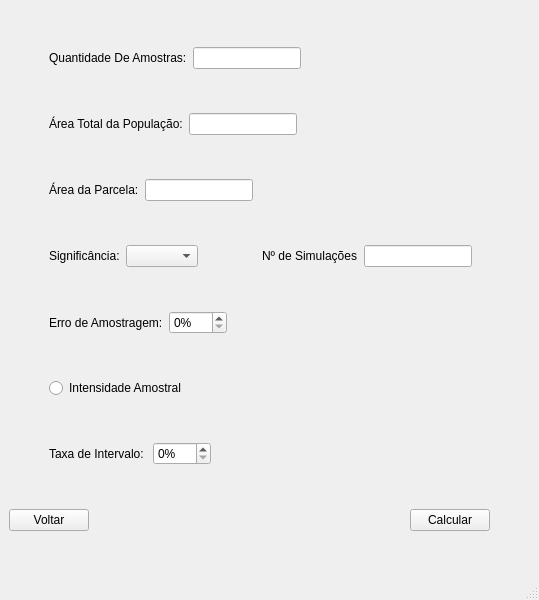
<?xml version="1.0" encoding="UTF-8"?>
<ui version="4.0">
 <class>ViewConfiguracao</class>
 <widget class="QMainWindow" name="ViewConfiguracao">
  <property name="geometry">
   <rect>
    <x>0</x>
    <y>0</y>
    <width>539</width>
    <height>600</height>
   </rect>
  </property>
  <property name="windowTitle">
   <string>SysInventFlor</string>
  </property>
  <widget class="QWidget" name="centralwidget">
   <property name="enabled">
    <bool>true</bool>
   </property>
   <layout class="QGridLayout" name="gridLayout">
    <item row="3" column="0">
     <layout class="QHBoxLayout" name="horizontalLayout_5">
      <item>
       <spacer name="horizontalSpacer_9">
        <property name="orientation">
         <enum>Qt::Horizontal</enum>
        </property>
        <property name="sizeType">
         <enum>QSizePolicy::Minimum</enum>
        </property>
        <property name="sizeHint" stdset="0">
         <size>
          <width>40</width>
          <height>20</height>
         </size>
        </property>
       </spacer>
      </item>
      <item>
       <widget class="QLabel" name="label_4">
        <property name="text">
         <string>Área Total da População:</string>
        </property>
       </widget>
      </item>
      <item>
       <widget class="QLineEdit" name="tfAreaTotalPopulacao">
        <property name="sizePolicy">
         <sizepolicy hsizetype="Preferred" vsizetype="Fixed">
          <horstretch>0</horstretch>
          <verstretch>0</verstretch>
         </sizepolicy>
        </property>
        <property name="locale">
         <locale language="Portuguese" country="Brazil"/>
        </property>
        <property name="inputMethodHints">
         <set>Qt::ImhNone</set>
        </property>
       </widget>
      </item>
      <item>
       <spacer name="horizontalSpacer_6">
        <property name="orientation">
         <enum>Qt::Horizontal</enum>
        </property>
        <property name="sizeHint" stdset="0">
         <size>
          <width>40</width>
          <height>20</height>
         </size>
        </property>
       </spacer>
      </item>
     </layout>
    </item>
    <item row="7" column="0">
     <layout class="QHBoxLayout" name="horizontalLayout_2">
      <item>
       <spacer name="horizontalSpacer_10">
        <property name="orientation">
         <enum>Qt::Horizontal</enum>
        </property>
        <property name="sizeType">
         <enum>QSizePolicy::Minimum</enum>
        </property>
        <property name="sizeHint" stdset="0">
         <size>
          <width>40</width>
          <height>20</height>
         </size>
        </property>
       </spacer>
      </item>
      <item>
       <widget class="QLabel" name="label">
        <property name="text">
         <string>Erro de Amostragem:</string>
        </property>
       </widget>
      </item>
      <item>
       <widget class="QSpinBox" name="spbErroDeAmostragem">
        <property name="suffix">
         <string>%</string>
        </property>
        <property name="maximum">
         <number>100</number>
        </property>
       </widget>
      </item>
      <item>
       <spacer name="horizontalSpacer_4">
        <property name="orientation">
         <enum>Qt::Horizontal</enum>
        </property>
        <property name="sizeHint" stdset="0">
         <size>
          <width>40</width>
          <height>20</height>
         </size>
        </property>
       </spacer>
      </item>
     </layout>
    </item>
    <item row="8" column="0">
     <layout class="QHBoxLayout" name="horizontalLayout_7">
      <item>
       <spacer name="horizontalSpacer_12">
        <property name="orientation">
         <enum>Qt::Horizontal</enum>
        </property>
        <property name="sizeType">
         <enum>QSizePolicy::Preferred</enum>
        </property>
        <property name="sizeHint" stdset="0">
         <size>
          <width>40</width>
          <height>20</height>
         </size>
        </property>
       </spacer>
      </item>
      <item>
       <widget class="QRadioButton" name="rbIntensidadeAmostral">
        <property name="text">
         <string>Intensidade Amostral</string>
        </property>
       </widget>
      </item>
      <item>
       <spacer name="horizontalSpacer_13">
        <property name="orientation">
         <enum>Qt::Horizontal</enum>
        </property>
        <property name="sizeHint" stdset="0">
         <size>
          <width>40</width>
          <height>20</height>
         </size>
        </property>
       </spacer>
      </item>
     </layout>
    </item>
    <item row="9" column="0">
     <layout class="QHBoxLayout" name="horizontalLayout_8">
      <item>
       <spacer name="horizontalSpacer_14">
        <property name="orientation">
         <enum>Qt::Horizontal</enum>
        </property>
        <property name="sizeType">
         <enum>QSizePolicy::Preferred</enum>
        </property>
        <property name="sizeHint" stdset="0">
         <size>
          <width>40</width>
          <height>20</height>
         </size>
        </property>
       </spacer>
      </item>
      <item>
       <widget class="QLabel" name="label_6">
        <property name="text">
         <string>Taxa de Intervalo: </string>
        </property>
       </widget>
      </item>
      <item>
       <widget class="QSpinBox" name="spbTaxaIntervalo">
        <property name="suffix">
         <string>%</string>
        </property>
        <property name="maximum">
         <number>100</number>
        </property>
       </widget>
      </item>
      <item>
       <spacer name="horizontalSpacer_16">
        <property name="orientation">
         <enum>Qt::Horizontal</enum>
        </property>
        <property name="sizeType">
         <enum>QSizePolicy::Expanding</enum>
        </property>
        <property name="sizeHint" stdset="0">
         <size>
          <width>40</width>
          <height>20</height>
         </size>
        </property>
       </spacer>
      </item>
     </layout>
    </item>
    <item row="1" column="0">
     <layout class="QHBoxLayout" name="horizontalLayout">
      <item>
       <spacer name="horizontalSpacer_18">
        <property name="orientation">
         <enum>Qt::Horizontal</enum>
        </property>
        <property name="sizeType">
         <enum>QSizePolicy::Preferred</enum>
        </property>
        <property name="sizeHint" stdset="0">
         <size>
          <width>40</width>
          <height>20</height>
         </size>
        </property>
       </spacer>
      </item>
      <item>
       <widget class="QLabel" name="label_7">
        <property name="text">
         <string>Quantidade De Amostras:</string>
        </property>
       </widget>
      </item>
      <item>
       <widget class="QLineEdit" name="tfAmostras">
        <property name="sizePolicy">
         <sizepolicy hsizetype="Preferred" vsizetype="Fixed">
          <horstretch>0</horstretch>
          <verstretch>0</verstretch>
         </sizepolicy>
        </property>
       </widget>
      </item>
      <item>
       <spacer name="horizontalSpacer_17">
        <property name="orientation">
         <enum>Qt::Horizontal</enum>
        </property>
        <property name="sizeType">
         <enum>QSizePolicy::Expanding</enum>
        </property>
        <property name="sizeHint" stdset="0">
         <size>
          <width>40</width>
          <height>20</height>
         </size>
        </property>
       </spacer>
      </item>
     </layout>
    </item>
    <item row="6" column="0">
     <layout class="QHBoxLayout" name="horizontalLayout_4">
      <item>
       <spacer name="horizontalSpacer_11">
        <property name="orientation">
         <enum>Qt::Horizontal</enum>
        </property>
        <property name="sizeType">
         <enum>QSizePolicy::Minimum</enum>
        </property>
        <property name="sizeHint" stdset="0">
         <size>
          <width>40</width>
          <height>20</height>
         </size>
        </property>
       </spacer>
      </item>
      <item>
       <widget class="QLabel" name="label_3">
        <property name="text">
         <string>Significância:</string>
        </property>
       </widget>
      </item>
      <item>
       <widget class="QComboBox" name="cbSignificancia">
        <property name="currentIndex">
         <number>-1</number>
        </property>
       </widget>
      </item>
      <item>
       <spacer name="horizontalSpacer_8">
        <property name="orientation">
         <enum>Qt::Horizontal</enum>
        </property>
        <property name="sizeHint" stdset="0">
         <size>
          <width>40</width>
          <height>20</height>
         </size>
        </property>
       </spacer>
      </item>
      <item>
       <widget class="QLabel" name="lblNSimulacoes">
        <property name="text">
         <string>Nº de Simulações</string>
        </property>
       </widget>
      </item>
      <item>
       <widget class="QLineEdit" name="tfNumeroSimulacoes"/>
      </item>
      <item>
       <spacer name="horizontalSpacer_3">
        <property name="orientation">
         <enum>Qt::Horizontal</enum>
        </property>
        <property name="sizeHint" stdset="0">
         <size>
          <width>40</width>
          <height>20</height>
         </size>
        </property>
       </spacer>
      </item>
     </layout>
    </item>
    <item row="10" column="0">
     <layout class="QHBoxLayout" name="horizontalLayout_6">
      <item>
       <widget class="QPushButton" name="btnVoltar">
        <property name="text">
         <string>Voltar</string>
        </property>
       </widget>
      </item>
      <item>
       <spacer name="horizontalSpacer">
        <property name="orientation">
         <enum>Qt::Horizontal</enum>
        </property>
        <property name="sizeHint" stdset="0">
         <size>
          <width>40</width>
          <height>20</height>
         </size>
        </property>
       </spacer>
      </item>
      <item>
       <widget class="QPushButton" name="btnCalcular">
        <property name="text">
         <string>Calcular</string>
        </property>
       </widget>
      </item>
      <item>
       <spacer name="horizontalSpacer_2">
        <property name="orientation">
         <enum>Qt::Horizontal</enum>
        </property>
        <property name="sizeType">
         <enum>QSizePolicy::Preferred</enum>
        </property>
        <property name="sizeHint" stdset="0">
         <size>
          <width>40</width>
          <height>20</height>
         </size>
        </property>
       </spacer>
      </item>
     </layout>
    </item>
    <item row="4" column="0">
     <layout class="QHBoxLayout" name="horizontalLayout_3">
      <item>
       <spacer name="horizontalSpacer_7">
        <property name="orientation">
         <enum>Qt::Horizontal</enum>
        </property>
        <property name="sizeType">
         <enum>QSizePolicy::Minimum</enum>
        </property>
        <property name="sizeHint" stdset="0">
         <size>
          <width>40</width>
          <height>20</height>
         </size>
        </property>
       </spacer>
      </item>
      <item>
       <widget class="QLabel" name="label_5">
        <property name="text">
         <string>Área da Parcela:</string>
        </property>
       </widget>
      </item>
      <item>
       <widget class="QLineEdit" name="tfAreaParcela">
        <property name="sizePolicy">
         <sizepolicy hsizetype="Preferred" vsizetype="Fixed">
          <horstretch>0</horstretch>
          <verstretch>0</verstretch>
         </sizepolicy>
        </property>
       </widget>
      </item>
      <item>
       <spacer name="horizontalSpacer_5">
        <property name="orientation">
         <enum>Qt::Horizontal</enum>
        </property>
        <property name="sizeHint" stdset="0">
         <size>
          <width>40</width>
          <height>20</height>
         </size>
        </property>
       </spacer>
      </item>
     </layout>
    </item>
   </layout>
  </widget>
  <widget class="QMenuBar" name="menubar">
   <property name="geometry">
    <rect>
     <x>0</x>
     <y>0</y>
     <width>539</width>
     <height>22</height>
    </rect>
   </property>
  </widget>
  <widget class="QStatusBar" name="statusbar"/>
 </widget>
 <resources/>
 <connections/>
</ui>
